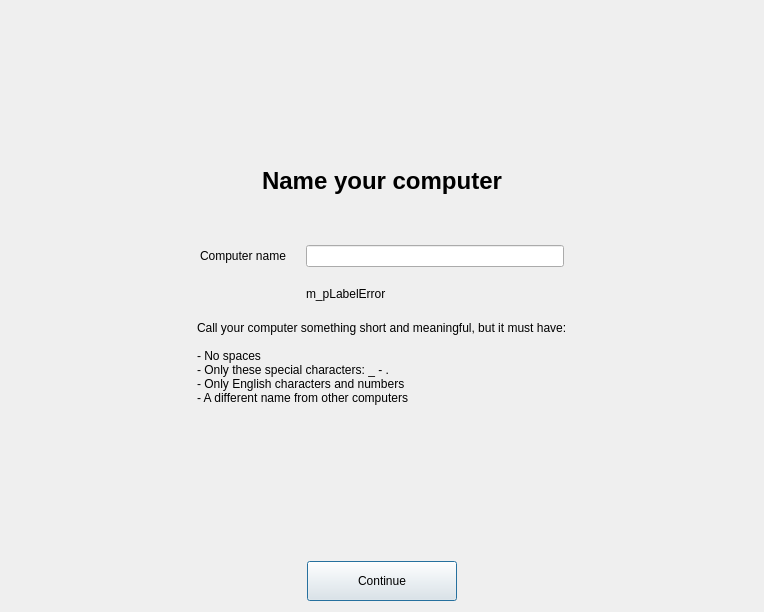
<?xml version="1.0" encoding="UTF-8"?>
<ui version="4.0">
 <class>SetupWizard</class>
 <widget class="QDialog" name="SetupWizard">
  <property name="geometry">
   <rect>
    <x>0</x>
    <y>0</y>
    <width>764</width>
    <height>612</height>
   </rect>
  </property>
  <property name="sizePolicy">
   <sizepolicy hsizetype="Preferred" vsizetype="Preferred">
    <horstretch>0</horstretch>
    <verstretch>0</verstretch>
   </sizepolicy>
  </property>
  <property name="baseSize">
   <size>
    <width>720</width>
    <height>552</height>
   </size>
  </property>
  <property name="contextMenuPolicy">
   <enum>Qt::NoContextMenu</enum>
  </property>
  <property name="windowTitle">
   <string>Setup Deskflow</string>
  </property>
  <property name="windowOpacity">
   <double>1.000000000000000</double>
  </property>
  <layout class="QVBoxLayout" name="verticalLayout">
   <property name="spacing">
    <number>20</number>
   </property>
   <property name="leftMargin">
    <number>150</number>
   </property>
   <property name="rightMargin">
    <number>150</number>
   </property>
   <item>
    <spacer name="verticalSpacer_2">
     <property name="orientation">
      <enum>Qt::Vertical</enum>
     </property>
     <property name="sizeHint" stdset="0">
      <size>
       <width>20</width>
       <height>40</height>
      </size>
     </property>
    </spacer>
   </item>
   <item alignment="Qt::AlignHCenter|Qt::AlignTop">
    <widget class="QLabel" name="m_pLabelImage">
     <property name="text">
      <string/>
     </property>
     <property name="pixmap">
      <pixmap>:/image/welcome.png</pixmap>
     </property>
     <property name="margin">
      <number>1</number>
     </property>
    </widget>
   </item>
   <item alignment="Qt::AlignHCenter|Qt::AlignTop">
    <widget class="QLabel" name="m_pLabelTitle">
     <property name="font">
      <font>
       <family>Cantarell</family>
       <pointsize>18</pointsize>
       <bold>true</bold>
      </font>
     </property>
     <property name="text">
      <string>Name your computer</string>
     </property>
     <property name="textFormat">
      <enum>Qt::PlainText</enum>
     </property>
    </widget>
   </item>
   <item>
    <layout class="QFormLayout" name="formLayout">
     <property name="leftMargin">
      <number>50</number>
     </property>
     <property name="topMargin">
      <number>30</number>
     </property>
     <property name="rightMargin">
      <number>50</number>
     </property>
     <item row="0" column="0">
      <widget class="QLabel" name="m_pLabelName">
       <property name="text">
        <string>Computer name</string>
       </property>
       <property name="textFormat">
        <enum>Qt::PlainText</enum>
       </property>
       <property name="margin">
        <number>2</number>
       </property>
      </widget>
     </item>
     <item row="0" column="1">
      <widget class="QLineEdit" name="m_pLineEditName">
       <property name="minimumSize">
        <size>
         <width>230</width>
         <height>20</height>
        </size>
       </property>
       <property name="maxLength">
        <number>255</number>
       </property>
      </widget>
     </item>
     <item row="1" column="1">
      <widget class="QLabel" name="m_pLabelError">
       <property name="text">
        <string>m_pLabelError</string>
       </property>
      </widget>
     </item>
    </layout>
   </item>
   <item alignment="Qt::AlignHCenter|Qt::AlignTop">
    <widget class="QLabel" name="m_pHelpList">
     <property name="sizePolicy">
      <sizepolicy hsizetype="Fixed" vsizetype="Preferred">
       <horstretch>0</horstretch>
       <verstretch>0</verstretch>
      </sizepolicy>
     </property>
     <property name="text">
      <string>Call your computer something short and meaningful, but it must have:

- No spaces
- Only these special characters: _ - .
- Only English characters and numbers
- A different name from other computers
</string>
     </property>
     <property name="textFormat">
      <enum>Qt::MarkdownText</enum>
     </property>
    </widget>
   </item>
   <item>
    <spacer name="verticalSpacer">
     <property name="orientation">
      <enum>Qt::Vertical</enum>
     </property>
     <property name="sizeHint" stdset="0">
      <size>
       <width>20</width>
       <height>40</height>
      </size>
     </property>
    </spacer>
   </item>
   <item alignment="Qt::AlignHCenter">
    <widget class="QPushButton" name="m_pButtonApply">
     <property name="sizePolicy">
      <sizepolicy hsizetype="Fixed" vsizetype="Fixed">
       <horstretch>0</horstretch>
       <verstretch>0</verstretch>
      </sizepolicy>
     </property>
     <property name="minimumSize">
      <size>
       <width>150</width>
       <height>40</height>
      </size>
     </property>
     <property name="text">
      <string>Continue</string>
     </property>
    </widget>
   </item>
  </layout>
 </widget>
 <connections/>
</ui>
